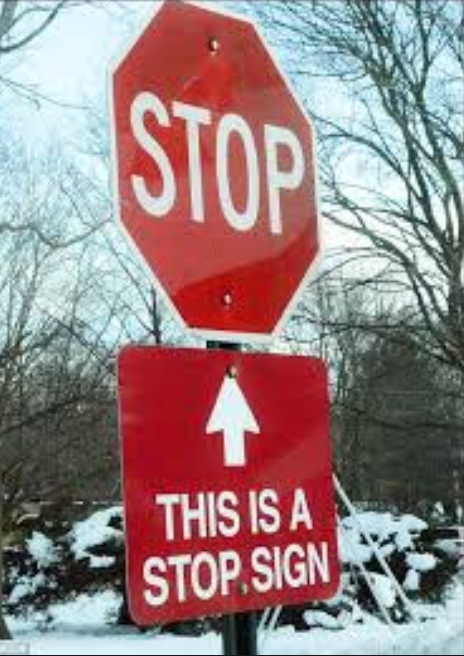
#> input picture Camera_calibration/trafficsign.PNG, 464 x 656 px, found by its file name
$ python perspective_transform.py
#> lines starting #> are read from the running program, lines starting #| are printed output that depends on the picture
import cv2
import matplotlib.pyplot as plt
import matplotlib.image as mpimg
import numpy as np

img=mpimg.imread('trafficsign.png')
#> img is the input picture: shape (656, 464, 4) float32; mean R, G, B, A 0.598, 0.515, 0.518, 1

src=np.array([[111,69],[310,123],[120,222],[318,247]],dtype=np.float32)

dst=np.array([[111,69],[380,69],[111,219],[380,219]],dtype=np.float32)
M=cv2.getPerspectiveTransform(src,dst)
warped=cv2.warpPerspective(img,M,(img.shape[1],img.shape[0]),flags=cv2.INTER_LINEAR)
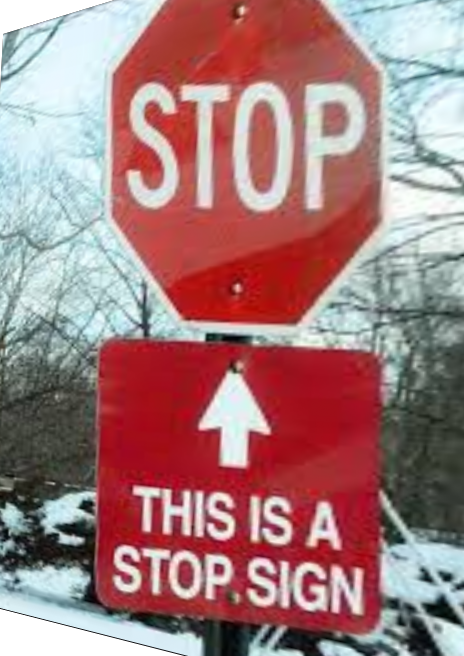
#> warped: shape (656, 464, 4) float32; mean R, G, B, A 0.624, 0.471, 0.475, 0.979; transparent parts drawn white

plt.figure(1)
plt.imshow(img)
plt.figure(2)
plt.imshow(warped)
#> (the run stopped early here; a loop or call above may not have finished)
